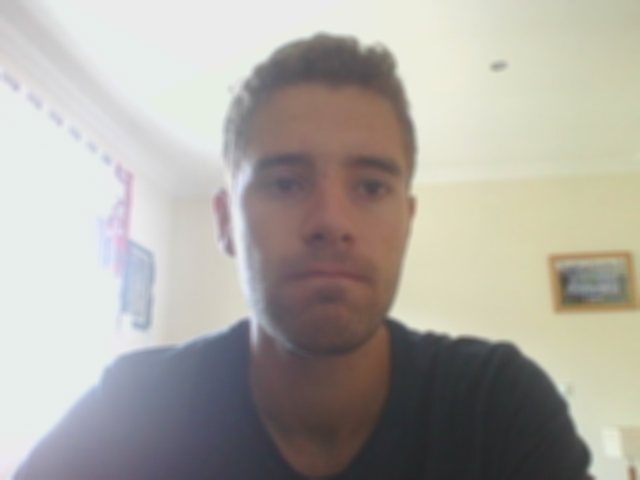
//> input picture Guiao2/images/blu.png, 640 x 480 px, given in place of the camera
$ ./ex6   (built with g++ and OpenCV 4)
//> lines starting //> are read from the running program, lines starting //| are printed output that depends on the picture
#include <opencv2/core/core.hpp>
#include <opencv2/imgproc/imgproc.hpp>
#include <opencv2/highgui/highgui.hpp>
#include <iostream>
using namespace cv;
using namespace std;


void RGBHistogram(VideoCapture cap){


    for(;;)
    {
        Mat frame;
        cap >> frame; // get a new frame from camera;

        /// separa a imagem em R, G, B
        vector<Mat> bgr_planes;
        split( frame, bgr_planes );

        /// Establish the number of bins
        int histSize = 256;

        /// Set the ranges ( for B,G,R) )
        float range[] = { 0, 256 } ;
        const float* histRange = { range };

        /// We want our bins to have the same size (uniform) and to clear the histograms in the beginning
        bool uniform = true;
        bool accumulate = false;

        /// matrizes para onde vai cada histograma de cada channel
        Mat b_hist, g_hist, r_hist;

        /// calcular os histogramas

        calcHist( &bgr_planes[0], 1, 0, Mat(), b_hist, 1, &histSize, &histRange, uniform, accumulate );
        calcHist( &bgr_planes[1], 1, 0, Mat(), g_hist, 1, &histSize, &histRange, uniform, accumulate );
        calcHist( &bgr_planes[2], 1, 0, Mat(), r_hist, 1, &histSize, &histRange, uniform, accumulate );

        /// Draw the histograms for B, G and R
        int hist_w = 512; int hist_h = 400;
        int bin_w = cvRound( (double) hist_w/histSize ); /// cvRound --> arredonda para as unidades

        Mat histImage( hist_h, hist_w, CV_8UC3, Scalar( 0,0,0) );

        /// Normalize the result to [ 0, histImage.rows ]
        ///before drawing, we first normalize the histogram so its values fall in the range indicated by the parameters entered:
                // input   // output                  // tipo normalizacao
        normalize(b_hist, b_hist, 0, histImage.rows, NORM_MINMAX, -1, Mat() ); // -1 dType quando negativo a saida do array tem o mesmo tipo que a src
        normalize(g_hist, g_hist, 0, histImage.rows, NORM_MINMAX, -1, Mat() );
        normalize(r_hist, r_hist, 0, histImage.rows, NORM_MINMAX, -1, Mat() );

        /// Draw for each channel
        for( int i = 1; i < histSize; i++ )
        {
            line( histImage, Point( bin_w*(i-1), hist_h - cvRound(b_hist.at<float>(i-1)) ) ,
                               Point( bin_w*(i), hist_h - cvRound(b_hist.at<float>(i)) ),
                               Scalar( 255, 0, 0), 2, 8, 0  );
              line( histImage, Point( bin_w*(i-1), hist_h - cvRound(g_hist.at<float>(i-1)) ) ,
                               Point( bin_w*(i), hist_h - cvRound(g_hist.at<float>(i)) ),
                               Scalar( 0, 255, 0), 2, 8, 0  );
              line( histImage, Point( bin_w*(i-1), hist_h - cvRound(r_hist.at<float>(i-1)) ) ,
                               Point( bin_w*(i), hist_h - cvRound(r_hist.at<float>(i)) ),
                               Scalar( 0, 0, 255), 2, 8, 0  );
        }

        namedWindow("Original image", WINDOW_AUTOSIZE);
        imshow("Original image", frame);
        /// Display
        namedWindow("calcHist Demo", CV_WINDOW_AUTOSIZE );
        imshow("calcHist Demo", histImage );

        if(waitKey(30) >= 0) break;
    }
}

// [41 lines left out: function GrayHistogram, not called in this run]

int main(int argc, char *argv[])
{
    VideoCapture cap(0); // open the default camera
    if(!cap.isOpened())  // check if we succeeded
        return -1;

    int op;
    cout << "Choose if you want a RGB or Gray scale histogram of the image\n";
    cout << "1 - RGB\n";
    cout << "2 - Gray Scale\n";
    cout << "Option --> ";
    cin >> op;
//> the answer given: 1

    switch(op){
        case 1:
        RGBHistogram(cap);
//> in RGBHistogram, frame is the input picture: 480 rows x 640 cols, CV_8UC3; mean B, G, R 162.3, 169.4, 172.9
//> in RGBHistogram, `split( frame, bgr_planes );`:
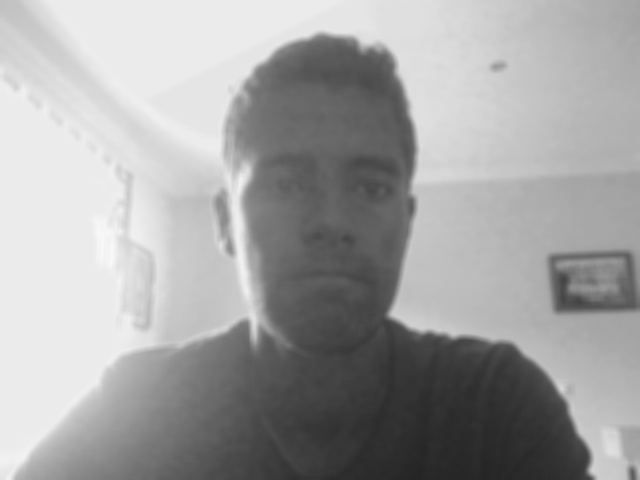
//> bgr_planes[0]: 480 rows x 640 cols, CV_8UC1; min 36, max 249, mean 162.3
//> in RGBHistogram, `split( frame, bgr_planes );`:
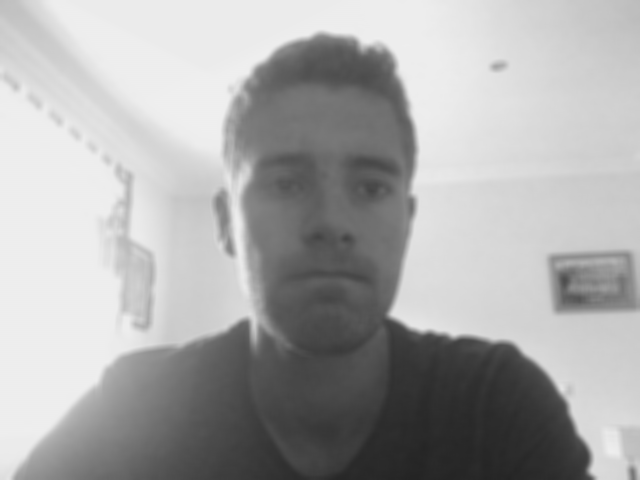
//> bgr_planes[1]: 480 rows x 640 cols, CV_8UC1; min 35, max 239, mean 169.4
//> in RGBHistogram, `split( frame, bgr_planes );`:
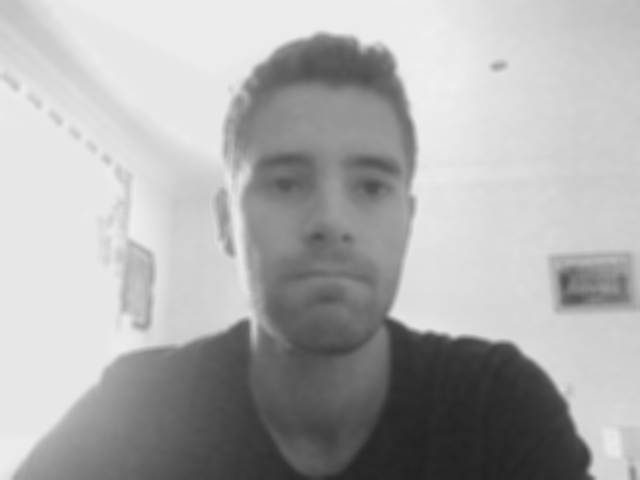
//> bgr_planes[2]: 480 rows x 640 cols, CV_8UC1; min 33, max 239, mean 172.9
//> in RGBHistogram, `calcHist( &bgr_planes[0], 1, 0, Mat(), b_hist, 1, &histSize, &histRang..`: b_hist = 256 values, max 45812 at index 235, min 0 at index 0, mean 1200
//> in RGBHistogram, `calcHist( &bgr_planes[1], 1, 0, Mat(), g_hist, 1, &histSize, &histRang..`: g_hist = 256 values, max 25440 at index 237, min 0 at index 0, mean 1200
//> in RGBHistogram, `calcHist( &bgr_planes[2], 1, 0, Mat(), r_hist, 1, &histSize, &histRang..`: r_hist = 256 values, max 40260 at index 231, min 0 at index 0, mean 1200
//> in RGBHistogram, `normalize(b_hist, b_hist, 0, histImage.rows, NORM_MINMAX, -1, Mat() );`: b_hist = 256 values, max 400 at index 235, min 0 at index 0, mean 10.48
//> in RGBHistogram, `normalize(g_hist, g_hist, 0, histImage.rows, NORM_MINMAX, -1, Mat() );`: g_hist = 256 values, max 400 at index 237, min 0 at index 0, mean 18.87
//> in RGBHistogram, `normalize(r_hist, r_hist, 0, histImage.rows, NORM_MINMAX, -1, Mat() );`: r_hist = 256 values, max 400 at index 231, min 0 at index 0, mean 11.92
//> after the loop in RGBHistogram, `for( int i = 1; i < histSize; i++ )`:
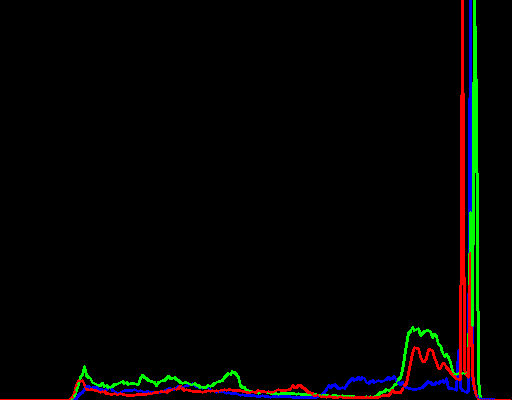
//> histImage: 400 rows x 512 cols, CV_8UC3; mean B, G, R 2.7, 4.4, 4.7
//> the Esc key is pressed
        break;

        case 2:
        GrayHistogram(cap);
        break;
    }

    return 0;
}
